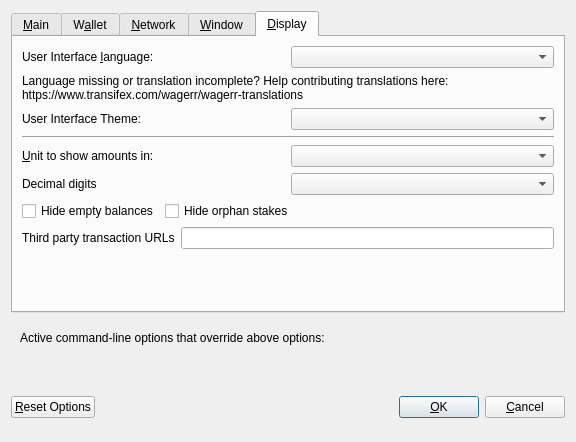
<?xml version="1.0" encoding="UTF-8"?>
<ui version="4.0">
 <class>OptionsDialog</class>
 <widget class="QDialog" name="OptionsDialog">
  <property name="geometry">
   <rect>
    <x>0</x>
    <y>0</y>
    <width>576</width>
    <height>442</height>
   </rect>
  </property>
  <property name="windowTitle">
   <string>Options</string>
  </property>
  <property name="modal">
   <bool>true</bool>
  </property>
  <layout class="QVBoxLayout" name="verticalLayout">
   <item>
    <widget class="QTabWidget" name="tabWidget">
     <property name="currentIndex">
      <number>4</number>
     </property>
     <widget class="QWidget" name="tabMain">
      <attribute name="title">
       <string>&amp;Main</string>
      </attribute>
      <layout class="QVBoxLayout" name="verticalLayout_Main">
       <item>
        <widget class="QCheckBox" name="bitcoinAtStartup">
         <property name="toolTip">
          <string>Automatically start Wagerr after logging in to the system.</string>
         </property>
         <property name="text">
          <string>&amp;Start Wagerr on system login</string>
         </property>
        </widget>
       </item>
       <item>
        <layout class="QHBoxLayout" name="horizontalLayout_2_Main">
         <item>
          <widget class="QLabel" name="databaseCacheLabel">
           <property name="text">
            <string>Size of &amp;database cache</string>
           </property>
           <property name="textFormat">
            <enum>Qt::PlainText</enum>
           </property>
           <property name="buddy">
            <cstring>databaseCache</cstring>
           </property>
          </widget>
         </item>
         <item>
          <widget class="QSpinBox" name="databaseCache"/>
         </item>
         <item>
          <widget class="QLabel" name="databaseCacheUnitLabel">
           <property name="text">
            <string>MB</string>
           </property>
           <property name="textFormat">
            <enum>Qt::PlainText</enum>
           </property>
          </widget>
         </item>
         <item>
          <spacer name="horizontalSpacer_2_Main">
           <property name="orientation">
            <enum>Qt::Horizontal</enum>
           </property>
           <property name="sizeHint" stdset="0">
            <size>
             <width>40</width>
             <height>20</height>
            </size>
           </property>
          </spacer>
         </item>
        </layout>
       </item>
       <item>
        <layout class="QHBoxLayout" name="horizontalLayout_3_Main">
         <item>
          <widget class="QLabel" name="threadsScriptVerifLabel">
           <property name="text">
            <string>Number of script &amp;verification threads</string>
           </property>
           <property name="textFormat">
            <enum>Qt::PlainText</enum>
           </property>
           <property name="buddy">
            <cstring>threadsScriptVerif</cstring>
           </property>
          </widget>
         </item>
         <item>
          <widget class="QSpinBox" name="threadsScriptVerif">
           <property name="toolTip">
            <string>(0 = auto, &lt;0 = leave that many cores free)</string>
           </property>
          </widget>
         </item>
         <item>
          <spacer name="horizontalSpacer_3_Main">
           <property name="orientation">
            <enum>Qt::Horizontal</enum>
           </property>
           <property name="sizeHint" stdset="0">
            <size>
             <width>40</width>
             <height>20</height>
            </size>
           </property>
          </spacer>
         </item>
        </layout>
       </item>
       <item>
        <spacer name="verticalSpacer_2">
         <property name="orientation">
          <enum>Qt::Vertical</enum>
         </property>
         <property name="sizeHint" stdset="0">
          <size>
           <width>20</width>
           <height>40</height>
          </size>
         </property>
        </spacer>
       </item>
       <item>
        <widget class="QCheckBox" name="checkBoxZeromintEnable">
         <property name="toolTip">
          <string>Enable automatic minting of WGR units to zWGR</string>
         </property>
         <property name="layoutDirection">
          <enum>Qt::LeftToRight</enum>
         </property>
         <property name="text">
          <string>Enable zWGR Automint</string>
         </property>
        </widget>
       </item>
       <item>
        <layout class="QHBoxLayout" name="horizontalLayout_3">
         <item>
          <widget class="QLabel" name="percentage_label">
           <property name="toolTip">
            <string>Percentage of incoming WGR which get automatically converted to zWGR via Zerocoin Protocol (min: 10%)</string>
           </property>
           <property name="text">
            <string>Percentage of autominted zWGR</string>
           </property>
          </widget>
         </item>
         <item>
          <widget class="QSpinBox" name="zeromintPercentage">
           <property name="minimum">
            <number>1</number>
           </property>
           <property name="maximum">
            <number>100</number>
           </property>
          </widget>
         </item>
        </layout>
       </item>
       <item>
        <layout class="QHBoxLayout" name="horizontalLayout" stretch="0,0">
         <property name="sizeConstraint">
          <enum>QLayout::SetFixedSize</enum>
         </property>
         <item>
          <widget class="QLabel" name="labelPreferredDenom">
           <property name="maximumSize">
            <size>
             <width>16777215</width>
             <height>16777215</height>
            </size>
           </property>
           <property name="toolTip">
            <string>Wait with automatic conversion to Zerocoin until enough WGR for this denomination is available</string>
           </property>
           <property name="text">
            <string>Preferred Automint zWGR Denomination</string>
           </property>
          </widget>
         </item>
         <item>
          <widget class="QComboBox" name="preferredDenom">
           <property name="maximumSize">
            <size>
             <width>16777215</width>
             <height>27</height>
            </size>
           </property>
           <property name="toolTip">
            <string>Wait with automatic conversion to Zerocoin until enough WGR for this denomination is available</string>
           </property>
           <property name="maxVisibleItems">
            <number>9</number>
           </property>
           <property name="maxCount">
            <number>9</number>
           </property>
          </widget>
         </item>
        </layout>
       </item>
      </layout>
     </widget>
     <widget class="QWidget" name="tabWallet">
      <attribute name="title">
       <string>W&amp;allet</string>
      </attribute>
      <layout class="QVBoxLayout" name="verticalLayout_Wallet">
       <item>
        <layout class="QHBoxLayout" name="horizontalLayout_2_Wallet">
         <item>
          <widget class="QLabel" name="labelStakeSplitThresholdText">
           <property name="text">
            <string>Stake split threshold:</string>
           </property>
          </widget>
         </item>
         <item>
          <widget class="QSpinBox" name="spinBoxStakeSplitThreshold">
           <property name="minimum">
            <number>1</number>
           </property>
           <property name="maximum">
            <number>999999</number>
           </property>
          </widget>
         </item>
        </layout>
       </item>
       <item>
        <widget class="QGroupBox" name="groupBox">
         <property name="title">
          <string>Expert</string>
         </property>
         <layout class="QVBoxLayout" name="verticalLayout_2">
          <item>
           <widget class="QCheckBox" name="coinControlFeatures">
            <property name="toolTip">
             <string>Whether to show coin control features or not.</string>
            </property>
            <property name="text">
             <string>Enable coin &amp;control features</string>
            </property>
           </widget>
          </item>
          <item>
           <widget class="QCheckBox" name="showMasternodesTab">
            <property name="toolTip">
             <string>Show additional tab listing all your masternodes in first sub-tab&lt;br/&gt;and all masternodes on the network in second sub-tab.</string>
            </property>
            <property name="text">
             <string>Show Masternodes Tab</string>
            </property>
           </widget>
          </item>
          <item>
           <widget class="QCheckBox" name="spendZeroConfChange">
            <property name="toolTip">
             <string>If you disable the spending of unconfirmed change, the change from a transaction&lt;br/&gt;cannot be used until that transaction has at least one confirmation.&lt;br/&gt;This also affects how your balance is computed.</string>
            </property>
            <property name="text">
             <string>&amp;Spend unconfirmed change</string>
            </property>
           </widget>
          </item>
         </layout>
        </widget>
       </item>
       <item>
        <spacer name="verticalSpacer_Wallet">
         <property name="orientation">
          <enum>Qt::Vertical</enum>
         </property>
         <property name="sizeHint" stdset="0">
          <size>
           <width>20</width>
           <height>40</height>
          </size>
         </property>
        </spacer>
       </item>
      </layout>
     </widget>
     <widget class="QWidget" name="tabNetwork">
      <attribute name="title">
       <string>&amp;Network</string>
      </attribute>
      <layout class="QVBoxLayout" name="verticalLayout_Network">
       <item>
        <widget class="QCheckBox" name="mapPortUpnp">
         <property name="toolTip">
          <string>Automatically open the Wagerr client port on the router. This only works when your router supports UPnP and it is enabled.</string>
         </property>
         <property name="text">
          <string>Map port using &amp;UPnP</string>
         </property>
        </widget>
       </item>
       <item>
        <widget class="QCheckBox" name="allowIncoming">
         <property name="toolTip">
          <string>Accept connections from outside</string>
         </property>
         <property name="text">
          <string>Allow incoming connections</string>
         </property>
        </widget>
       </item>
       <item>
        <widget class="QCheckBox" name="connectSocks">
         <property name="toolTip">
          <string>Connect to the Wagerr network through a SOCKS5 proxy.</string>
         </property>
         <property name="text">
          <string>&amp;Connect through SOCKS5 proxy (default proxy):</string>
         </property>
        </widget>
       </item>
       <item>
        <layout class="QHBoxLayout" name="horizontalLayout_1_Network">
         <item>
          <widget class="QLabel" name="proxyIpLabel">
           <property name="text">
            <string>Proxy &amp;IP:</string>
           </property>
           <property name="textFormat">
            <enum>Qt::PlainText</enum>
           </property>
           <property name="buddy">
            <cstring>proxyIp</cstring>
           </property>
          </widget>
         </item>
         <item>
          <widget class="QValidatedLineEdit" name="proxyIp">
           <property name="minimumSize">
            <size>
             <width>140</width>
             <height>0</height>
            </size>
           </property>
           <property name="maximumSize">
            <size>
             <width>140</width>
             <height>16777215</height>
            </size>
           </property>
           <property name="toolTip">
            <string>IP address of the proxy (e.g. IPv4: 127.0.0.1 / IPv6: ::1)</string>
           </property>
          </widget>
         </item>
         <item>
          <widget class="QLabel" name="proxyPortLabel">
           <property name="text">
            <string>&amp;Port:</string>
           </property>
           <property name="textFormat">
            <enum>Qt::PlainText</enum>
           </property>
           <property name="buddy">
            <cstring>proxyPort</cstring>
           </property>
          </widget>
         </item>
         <item>
          <widget class="QLineEdit" name="proxyPort">
           <property name="minimumSize">
            <size>
             <width>55</width>
             <height>0</height>
            </size>
           </property>
           <property name="maximumSize">
            <size>
             <width>55</width>
             <height>16777215</height>
            </size>
           </property>
           <property name="toolTip">
            <string>Port of the proxy (e.g. 9050)</string>
           </property>
          </widget>
         </item>
         <item>
          <spacer name="horizontalSpacer_1_Network">
           <property name="orientation">
            <enum>Qt::Horizontal</enum>
           </property>
           <property name="sizeHint" stdset="0">
            <size>
             <width>40</width>
             <height>20</height>
            </size>
           </property>
          </spacer>
         </item>
        </layout>
       </item>
       <item>
        <spacer name="verticalSpacer_Network">
         <property name="orientation">
          <enum>Qt::Vertical</enum>
         </property>
         <property name="sizeHint" stdset="0">
          <size>
           <width>20</width>
           <height>40</height>
          </size>
         </property>
        </spacer>
       </item>
      </layout>
     </widget>
     <widget class="QWidget" name="tabWindow">
      <attribute name="title">
       <string>&amp;Window</string>
      </attribute>
      <layout class="QVBoxLayout" name="verticalLayout_Window">
       <item>
        <widget class="QCheckBox" name="minimizeToTray">
         <property name="toolTip">
          <string>Show only a tray icon after minimizing the window.</string>
         </property>
         <property name="text">
          <string>&amp;Minimize to the tray instead of the taskbar</string>
         </property>
        </widget>
       </item>
       <item>
        <widget class="QCheckBox" name="minimizeOnClose">
         <property name="toolTip">
          <string>Minimize instead of exit the application when the window is closed. When this option is enabled, the application will be closed only after selecting Quit in the menu.</string>
         </property>
         <property name="text">
          <string>M&amp;inimize on close</string>
         </property>
        </widget>
       </item>
       <item>
        <spacer name="verticalSpacer_Window">
         <property name="orientation">
          <enum>Qt::Vertical</enum>
         </property>
         <property name="sizeHint" stdset="0">
          <size>
           <width>20</width>
           <height>40</height>
          </size>
         </property>
        </spacer>
       </item>
      </layout>
     </widget>
     <widget class="QWidget" name="tabDisplay">
      <attribute name="title">
       <string>&amp;Display</string>
      </attribute>
      <layout class="QVBoxLayout" name="verticalLayout_Display">
       <item>
        <layout class="QHBoxLayout" name="horizontalLayout_1_Display">
         <item>
          <widget class="QLabel" name="langLabel">
           <property name="text">
            <string>User Interface &amp;language:</string>
           </property>
           <property name="textFormat">
            <enum>Qt::PlainText</enum>
           </property>
           <property name="buddy">
            <cstring>lang</cstring>
           </property>
          </widget>
         </item>
         <item>
          <widget class="QValueComboBox" name="lang">
           <property name="toolTip">
            <string>The user interface language can be set here. This setting will take effect after restarting WAGERR.</string>
           </property>
          </widget>
         </item>
        </layout>
       </item>
       <item>
        <widget class="QLabel" name="label_3">
         <property name="toolTip">
          <string notr="true"/>
         </property>
         <property name="statusTip">
          <string notr="true"/>
         </property>
         <property name="whatsThis">
          <string notr="true"/>
         </property>
         <property name="accessibleName">
          <string notr="true"/>
         </property>
         <property name="text">
          <string>Language missing or translation incomplete? Help contributing translations here:
https://www.transifex.com/wagerr/wagerr-translations</string>
         </property>
         <property name="wordWrap">
          <bool>true</bool>
         </property>
         <property name="openExternalLinks">
          <bool>true</bool>
         </property>
         <property name="textInteractionFlags">
          <set>Qt::TextBrowserInteraction</set>
         </property>
        </widget>
       </item>
       <item>
        <layout class="QHBoxLayout" name="horizontalLayout_2_Display" stretch="0,0">
         <item>
          <widget class="QLabel" name="themeLabel">
           <property name="text">
            <string>User Interface Theme:</string>
           </property>
          </widget>
         </item>
         <item>
          <widget class="QValueComboBox" name="theme"/>
         </item>
        </layout>
       </item>
       <item>
        <widget class="Line" name="line">
         <property name="orientation">
          <enum>Qt::Horizontal</enum>
         </property>
        </widget>
       </item>
       <item>
        <layout class="QHBoxLayout" name="horizontalLayout_3_Display">
         <item>
          <widget class="QLabel" name="unitLabel">
           <property name="text">
            <string>&amp;Unit to show amounts in:</string>
           </property>
           <property name="textFormat">
            <enum>Qt::PlainText</enum>
           </property>
           <property name="buddy">
            <cstring>unit</cstring>
           </property>
          </widget>
         </item>
         <item>
          <widget class="QValueComboBox" name="unit">
           <property name="toolTip">
            <string>Choose the default subdivision unit to show in the interface and when sending coins.</string>
           </property>
          </widget>
         </item>
        </layout>
       </item>
       <item>
        <layout class="QHBoxLayout" name="horizontalLayout_4_Display">
         <item>
          <widget class="QLabel" name="digitsLabel">
           <property name="text">
            <string>Decimal digits</string>
           </property>
          </widget>
         </item>
         <item>
          <widget class="QValueComboBox" name="digits"/>
         </item>
        </layout>
       </item>
       <item>
        <layout class="QHBoxLayout" name="horizontalLayout_5_Display">
         <item>
          <widget class="QCheckBox" name="checkBoxHideZeroBalances">
           <property name="toolTip">
            <string>Hide empty balances</string>
           </property>
           <property name="layoutDirection">
            <enum>Qt::LeftToRight</enum>
           </property>
           <property name="text">
            <string>Hide empty balances</string>
           </property>
          </widget>
         </item>
         <item>
          <widget class="QCheckBox" name="checkBoxHideOrphans">
           <property name="toolTip">
            <string>Hide orphan stakes in transaction lists</string>
           </property>
           <property name="text">
            <string>Hide orphan stakes</string>
           </property>
          </widget>
         </item>
         <item>
          <spacer name="horizontalSpacer">
           <property name="orientation">
            <enum>Qt::Horizontal</enum>
           </property>
           <property name="sizeHint" stdset="0">
            <size>
             <width>40</width>
             <height>20</height>
            </size>
           </property>
          </spacer>
         </item>
        </layout>
       </item>
       <item>
        <layout class="QHBoxLayout" name="horizontalLayout_6_Display">
         <item>
          <widget class="QLabel" name="thirdPartyTxUrlsLabel">
           <property name="toolTip">
            <string>Third party URLs (e.g. a block explorer) that appear in the transactions tab as context menu items. %s in the URL is replaced by transaction hash. Multiple URLs are separated by vertical bar |.</string>
           </property>
           <property name="text">
            <string>Third party transaction URLs</string>
           </property>
           <property name="buddy">
            <cstring>thirdPartyTxUrls</cstring>
           </property>
          </widget>
         </item>
         <item>
          <widget class="QLineEdit" name="thirdPartyTxUrls">
           <property name="toolTip">
            <string>Third party URLs (e.g. a block explorer) that appear in the transactions tab as context menu items. %s in the URL is replaced by transaction hash. Multiple URLs are separated by vertical bar |.</string>
           </property>
          </widget>
         </item>
        </layout>
       </item>
       <item>
        <spacer name="verticalSpacer">
         <property name="orientation">
          <enum>Qt::Vertical</enum>
         </property>
         <property name="sizeHint" stdset="0">
          <size>
           <width>20</width>
           <height>40</height>
          </size>
         </property>
        </spacer>
       </item>
      </layout>
     </widget>
    </widget>
   </item>
   <item>
    <widget class="QFrame" name="frame">
     <layout class="QVBoxLayout" name="verticalLayout_Bottom">
      <item>
       <layout class="QHBoxLayout" name="horizontalLayout_Bottom">
        <item>
         <widget class="QLabel" name="overriddenByCommandLineInfoLabel">
          <property name="text">
           <string>Active command-line options that override above options:</string>
          </property>
          <property name="textFormat">
           <enum>Qt::PlainText</enum>
          </property>
         </widget>
        </item>
        <item>
         <spacer name="horizontalSpacer_Bottom">
          <property name="orientation">
           <enum>Qt::Horizontal</enum>
          </property>
          <property name="sizeHint" stdset="0">
           <size>
            <width>40</width>
            <height>20</height>
           </size>
          </property>
         </spacer>
        </item>
       </layout>
      </item>
      <item>
       <widget class="QLabel" name="overriddenByCommandLineLabel">
        <property name="text">
         <string/>
        </property>
        <property name="textFormat">
         <enum>Qt::PlainText</enum>
        </property>
        <property name="wordWrap">
         <bool>true</bool>
        </property>
       </widget>
      </item>
     </layout>
    </widget>
   </item>
   <item>
    <layout class="QHBoxLayout" name="horizontalLayout_Buttons">
     <item>
      <widget class="QPushButton" name="resetButton">
       <property name="toolTip">
        <string>Reset all client options to default.</string>
       </property>
       <property name="text">
        <string>&amp;Reset Options</string>
       </property>
       <property name="autoDefault">
        <bool>false</bool>
       </property>
      </widget>
     </item>
     <item>
      <spacer name="horizontalSpacer_1">
       <property name="orientation">
        <enum>Qt::Horizontal</enum>
       </property>
       <property name="sizeHint" stdset="0">
        <size>
         <width>40</width>
         <height>48</height>
        </size>
       </property>
      </spacer>
     </item>
     <item>
      <widget class="QLabel" name="statusLabel">
       <property name="minimumSize">
        <size>
         <width>200</width>
         <height>0</height>
        </size>
       </property>
       <property name="font">
        <font>
         <weight>75</weight>
         <bold>true</bold>
        </font>
       </property>
       <property name="text">
        <string/>
       </property>
       <property name="textFormat">
        <enum>Qt::PlainText</enum>
       </property>
       <property name="wordWrap">
        <bool>true</bool>
       </property>
      </widget>
     </item>
     <item>
      <spacer name="horizontalSpacer_2">
       <property name="orientation">
        <enum>Qt::Horizontal</enum>
       </property>
       <property name="sizeHint" stdset="0">
        <size>
         <width>40</width>
         <height>48</height>
        </size>
       </property>
      </spacer>
     </item>
     <item>
      <widget class="QPushButton" name="okButton">
       <property name="text">
        <string>&amp;OK</string>
       </property>
       <property name="autoDefault">
        <bool>false</bool>
       </property>
       <property name="default">
        <bool>true</bool>
       </property>
      </widget>
     </item>
     <item>
      <widget class="QPushButton" name="cancelButton">
       <property name="text">
        <string>&amp;Cancel</string>
       </property>
       <property name="autoDefault">
        <bool>false</bool>
       </property>
      </widget>
     </item>
    </layout>
   </item>
  </layout>
 </widget>
 <customwidgets>
  <customwidget>
   <class>QValidatedLineEdit</class>
   <extends>QLineEdit</extends>
   <header>qvalidatedlineedit.h</header>
  </customwidget>
  <customwidget>
   <class>QValueComboBox</class>
   <extends>QComboBox</extends>
   <header>qvaluecombobox.h</header>
  </customwidget>
 </customwidgets>
 <resources/>
 <connections/>
</ui>
